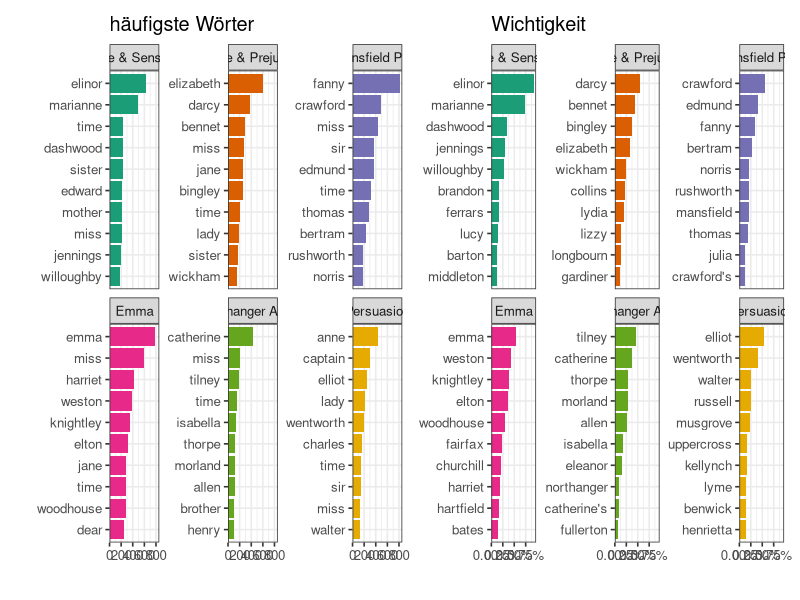

Reproduce this figure in R.
## ---- chunk 1
#| echo: false
#| fig-width: 10


library(dplyr)
library(janeaustenr)
library(tidytext)
library(tidyverse)
library(here)
library(patchwork)

book_words = austen_books() %>% 
  unnest_tokens(word, text) %>% 
  count(book, word, sort = TRUE)

total_words = book_words %>% 
  group_by(book) %>% 
  summarize(total = sum(n))
#join both
book_words = left_join(book_words, total_words)

book_words <- book_words %>%
  bind_tf_idf(word, book, n)

plt_important <- book_words %>%
  arrange(
    desc(tf_idf)
    ) %>%
  mutate(
    word = 
      factor(
        word, 
        levels = 
          rev(
            unique(
              word
              )
            )
        )
    ) %>% 
  group_by(
    book
    ) %>% 
  top_n(10) %>% 
  ungroup() %>%
  ggplot(
    aes(
      y = word, 
      x = tf_idf, 
      fill = book
      )
    ) +
  geom_col(
    show.legend = FALSE
    ) +
  labs(
    x = NULL, 
    y = NULL,
    title = "Wichtigkeit"
    ) +
  facet_wrap(~book, ncol = 3, scales = "free_y")+ 
  scale_fill_brewer(
    palette = "Dark2"
  )+
  scale_x_continuous(
    expand = c(0,0,0.05,0),
    labels = scales::percent
  )+
  theme_bw(12)




original_books <- austen_books() %>%
  group_by(book) |> 
  mutate(linenumber = row_number(),
         chapter = cumsum(str_detect(text, regex("^chapter [\\divxlc]",
                                                 ignore_case = TRUE)))) %>%
  ungroup()



tidy_books <- original_books %>%
  unnest_tokens(word, text)

data(stop_words)

tidy_books <- tidy_books %>%
  anti_join(stop_words)

by_book <- tidy_books |> 
  group_by(book,word) |> 
  summarise(
    n_words = n()
  ) |> 
  top_n(10)

plt_most10 <- by_book |> 
  ggplot(
    aes(
      x = n_words,
      y = reorder_within(word,n_words,book),
      fill = book
    )
  )+
  geom_col(
    show.legend = FALSE
  )+
  facet_wrap(
    ~book,
    ncol = 3,
    scales = "free_y"
  )+
  scale_y_reordered()+
  scale_x_continuous(
    expand = c(0,0,0.05,0)
  )+
  scale_fill_brewer(
    palette = "Dark2"
  )+
  labs(
    title = "häufigste Wörter",
    x ="",
    y = "",
    fill = ""
  )+
  theme_bw(12)+
  theme(
    legend.position = "bottom"
  )

plt_cmp <- plt_most10+plt_important

plt_cmp
